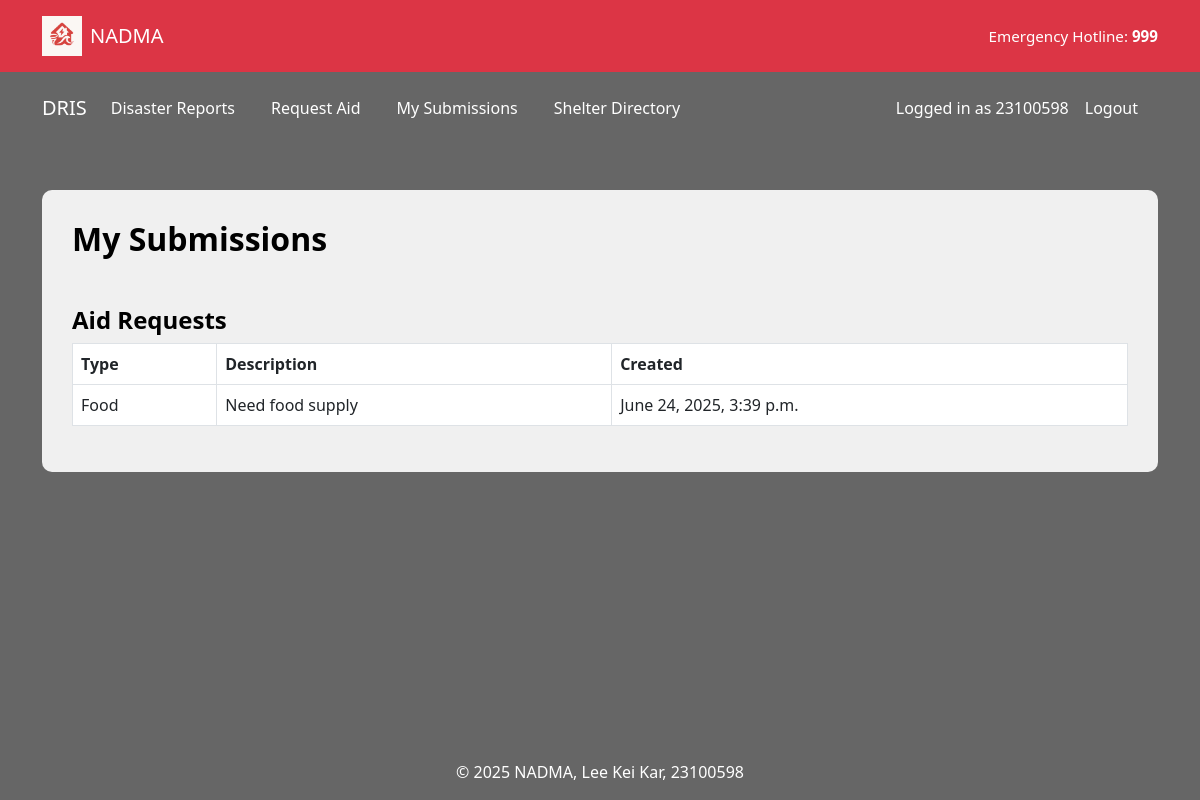
The app's page /my-submissions/ (signed in) with its own data.
### dris_app/models.py (models this page shows)
class User(AbstractUser):
    ROLE_CHOICES = (
        ('citizen', 'Citizen'),
        ('volunteer', 'Volunteer'),
        ('authority', 'Authority'),
    )
    role = models.CharField(max_length=20, choices=ROLE_CHOICES)

class AidRequest(models.Model):
    user = models.ForeignKey(User, on_delete=models.CASCADE)
    aid_type = models.CharField(max_length=50)
    description = models.TextField()
    created_at = models.DateTimeField(auto_now_add=True)

### dris_app/views.py (the view)
# urls.py: path('my-submissions/', views.view_my_submissions, name='my_submissions'),
@login_required
def view_my_submissions(request):
    my_reports = DisasterReport.objects.filter(user=request.user)
    my_requests = AidRequest.objects.filter(user=request.user)
    return render(request, 'my_submissions.html', {
        'my_reports': my_reports,
        'my_requests': my_requests
    })

### dris_app/templates/my_submissions.html (shortened to what this page needs)
{% extends "base.html" %}
{% load static %}
{% block content %}
<div class="container content-wrapper">
    <h2 class="mb-4">My Submissions</h2>
    <h4 class="mt-5">Aid Requests</h4>
    <table class="table table-bordered">
        <thead>
            <tr>
                <th>Type</th>
                <th>Description</th>
                <th>Created</th>
            </tr>
        </thead>
        <tbody>
            {% for request in my_requests %}
            <tr>
                <td>{{ request.aid_type }}</td>
                <td>{{ request.description }}</td>
                <td>{{ request.created_at }}</td>
            </tr>
            {% empty %}
            <tr><td colspan="3">No aid requests submitted.</td></tr>
            {% endfor %}
        </tbody>
    </table>
</div>
{% endblock %}

### dris_app/templates/base.html (shortened to what this page needs)
<!DOCTYPE html>
{% load static %}
<html lang="en">
<head>
    <link rel="stylesheet" href="https://cdn.jsdelivr.net/npm/bootstrap@5.3.0/dist/css/bootstrap.min.css">
</head>
<body>
<header class="bg-danger text-white py-3 mb-0">
    <div class="container d-flex justify-content-between align-items-center flex-wrap">
        <div class="d-flex align-items-center">
            <img src="{% static 'images/nadma_logo.png' %}" alt="NADMA Logo" height="40" class="me-2">
            <h5 class="m-0">NADMA</h5>
        </div>
        <div class="hotline ms-auto text-end">
            Emergency Hotline: <strong>999</strong>
        </div>
    </div>
</header>
{% if user.is_authenticated %}
<nav class="navbar navbar-expand-lg bg-transparent mt-2">
    <div class="container">
        <a class="navbar-brand" href="/">DRIS</a>
        <div class="collapse navbar-collapse">
            <ul class="navbar-nav me-auto">
                <li class="nav-item"><a class="nav-link" href="/disasters/">Disaster Reports</a></li>
                <li class="nav-item"><a class="nav-link" href="/aid-request/">Request Aid</a></li>
                <li class="nav-item"><a class="nav-link" href="/my-submissions/">My Submissions</a></li>
                <li class="nav-item"><a class="nav-link" href="{% url 'citizen_shelters' %}">Shelter Directory</a></li>
            </ul>
            <ul class="navbar-nav ms-auto">
                <li class="nav-item">
                    <span class="navbar-text me-3">Logged in as {{ user.username }}</span>
                </li>
                <li class="nav-item">
                    <form method="post" action="{% if request.path|slice:':11' == '/volunteer' %}{% url 'volunteer_logout' %}{% else %}{% url 'user_logout' %}{% endif %}">
                        <button type="submit" class="btn btn-link nav-link p-0">Logout</button>
                    </form>
                </li>
            </ul>
        </div>
    </div>
</nav>
{% endif %}
<main class="container my-4">
    {% block content %}
    {% endblock %}
</main>
<footer class="bg-transparent text-center py-3">
    © 2025 NADMA, Lee Kei Kar, 23100598
</footer>
</body>
</html>

### dris_app/templates/base.html (style rules this page uses)
html, body { height: 100%; margin: 0; }
body { display: flex; flex-direction: column; min-height: 100vh; color: white; }
main.container.my-4 { flex: 1; }
.navbar a, .navbar .navbar-brand, .navbar .navbar-text { color: white !important; }
.navbar .nav-link { margin-right: 20px; }
.navbar .btn-link.nav-link { color: white !important; text-decoration: none !important; }
.navbar { background-color: transparent !important; border: none; box-shadow: none; }
footer.bg-transparent { background-color: transparent !important; color: white; }
.hotline { font-weight: 500; font-size: 0.95rem; white-space: nowrap; }

### dris_app/templates/my_submissions.html (style rules this page uses)
.content-wrapper { position: relative; z-index: 1; background-color: rgba(255, 255, 255, 0.9); padding: 30px; border-radius: 10px; margin-top: 30px; }
h2, h4 { font-weight: bold; }
h2 { color: black !important; }
h4 { color: black !important; }

### records on screen
User: username "23100598"
AidRequest: aid_type "Food", description "Need food supply", created_at "June 24, 2025, 3:39 p.m."
